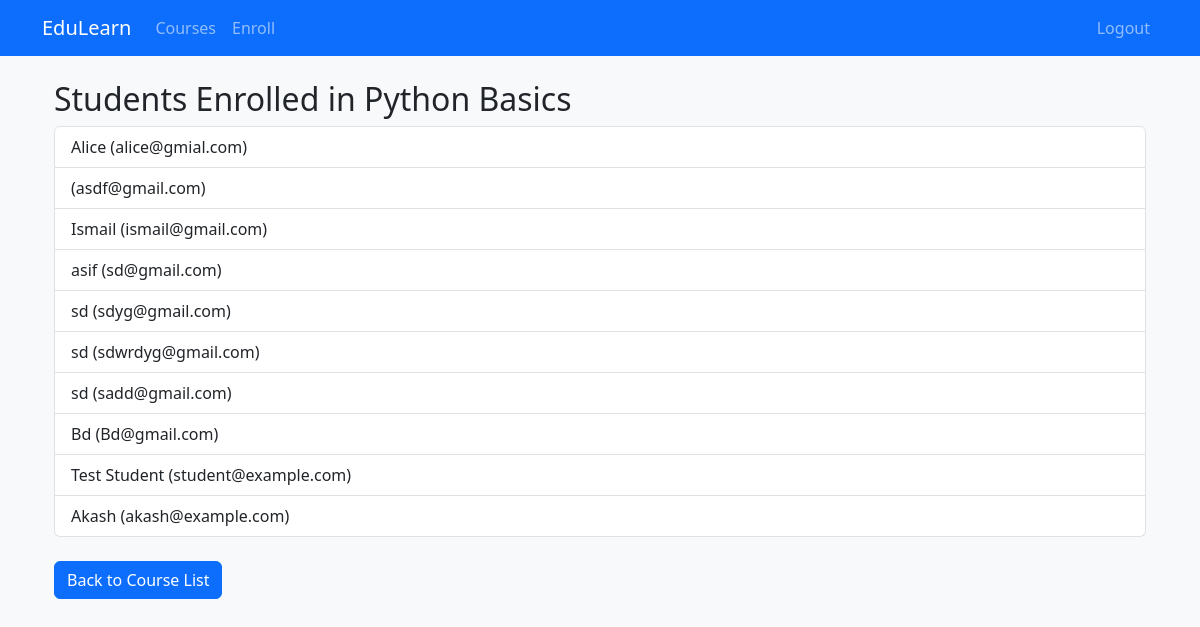
Screenshot of /course/1/students/ (signed in) with the database file from the repository.
### courses/models.py (models this page shows, shortened)
class Course(models.Model):
    title = models.CharField(max_length=200)
    description = models.TextField()
    duration = models.IntegerField(help_text="Duration in hours")
    thumbnail = models.ImageField(upload_to='course_thumbnails/', null=True, blank=True)

class Student(models.Model):
    name = models.CharField(max_length=200)
    email = models.EmailField(unique=True)
    enrolled_courses = models.ManyToManyField(Course, related_name='students')
    completed_lessons = models.ManyToManyField(Lesson, related_name='completed_by', blank=True)

### courses/views.py (the view)
# urls.py: path('course/<int:course_id>/students/', views.course_students, name='course_students'),
@login_required
def course_students(request, course_id):
    course = get_object_or_404(Course, id=course_id)
    students = course.students.all()
    return render(request, 'courses/course_students.html', {'course': course, 'students': students})

### courses/templates/courses/course_students.html (shortened to what this page needs)
{% extends "courses/base.html" %}
{% block content %}
<div class="container mt-4">
    <h2>Students Enrolled in {{ course.title }}</h2>
    <ul class="list-group">
        {% for student in students %}
            <li class="list-group-item">{{ student.name }} ({{ student.email }})</li>
        {% empty %}
            <li class="list-group-item">No students enrolled in this course.</li>
        {% endfor %}
    </ul>
    <br>
    <a href="{% url 'course_list' %}" class="btn btn-primary">Back to Course List</a>
</div>
{% endblock %}

### rows the page displays
Course: title "Python Basics"
Student: name "Alice", email "alice@gmial.com"
Student: email "asdf@gmail.com"
Student: name "Ismail", email "ismail@gmail.com"
Student: name "asif", email "sd@gmail.com"
Student: name "sd", email "sdyg@gmail.com"
Student: name "sd", email "sdwrdyg@gmail.com"
Student: name "sd", email "sadd@gmail.com"
Student: name "Bd", email "Bd@gmail.com"
Student: name "Test Student", email "student@example.com"
Student: name "Akash", email "akash@example.com"
